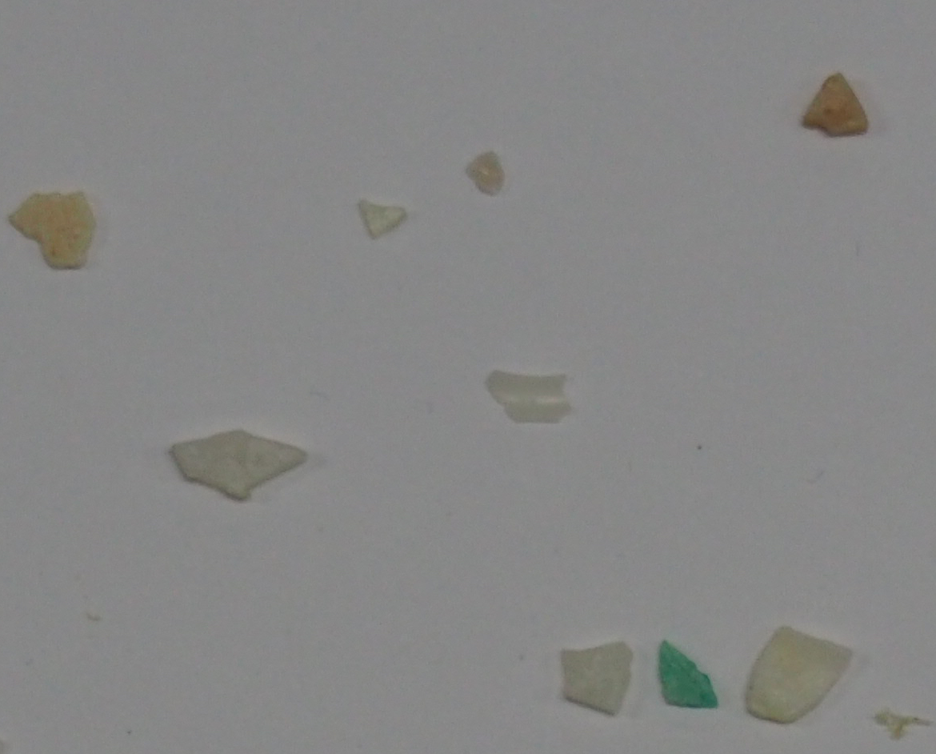
#> input picture P3/FRA.png, 936 x 754 px, shrunk from 1170 x 942 before the run
$ jupyter execute P3_2.ipynb
#> lines starting #> are read from the running program, lines starting #| are printed output that depends on the picture; after the words box and inside, x2 and y2 are one past the last pixel; in counts of white or black regions, pixels touching at a corner belong together
[cell 1]
import cv2
import numpy as np
import pandas as pd
import matplotlib.pyplot as plt
import seaborn as sns

from sklearn.model_selection import train_test_split
from sklearn.tree import DecisionTreeClassifier
from sklearn.metrics import confusion_matrix, classification_report

# Initialize lists to hold data and labels
data = []
labels = []

# List of image files and corresponding labels
image_files = ['FRA.png', 'PEL.png', 'TAR.png']
image_labels = ['Fragment', 'Pellet', 'Tar']

# Loop over the images
for idx, file in enumerate(image_files):
    # Load the image
    image = cv2.imread(file)
#> image is the input picture: shape (754, 936, 3); mean B, G, R 133.5, 134.2, 134.1
    if image is None:
        print(f"Error loading image {file}")
        continue

    # Convert to grayscale
    gray = cv2.cvtColor(image, cv2.COLOR_BGR2GRAY)

    # Apply Gaussian Blur to reduce noise
    blur = cv2.GaussianBlur(gray, (5, 5), 0)

    # Apply adaptive thresholding
    thresh = cv2.adaptiveThreshold(
        blur, 255, cv2.ADAPTIVE_THRESH_GAUSSIAN_C,
        cv2.THRESH_BINARY_INV, 11, 2
    )
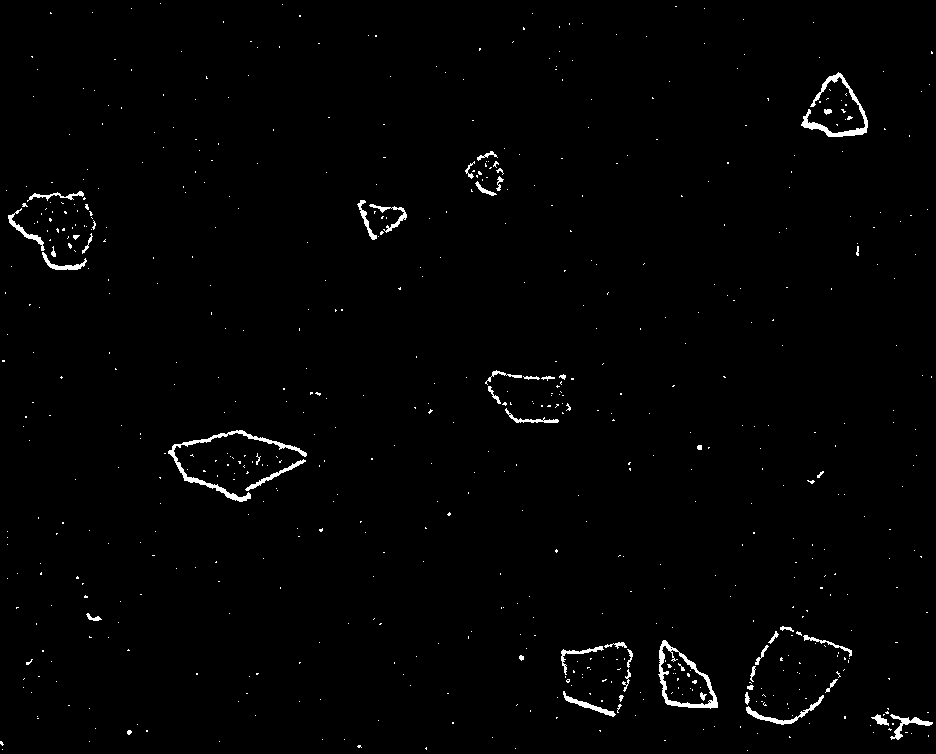
#> thresh: shape (754, 936); 1.2% white; 654 white regions (605 under 20 px), largest, box (x1, y1, x2, y2) and area: (168, 430, 307, 502) 958, (658, 640, 718, 709) 825, (801, 72, 868, 137) 810

    # Remove small noise with morphological operations
    kernel = np.ones((3, 3), np.uint8)
    opening = cv2.morphologyEx(
        thresh, cv2.MORPH_OPEN, kernel, iterations=2
    )
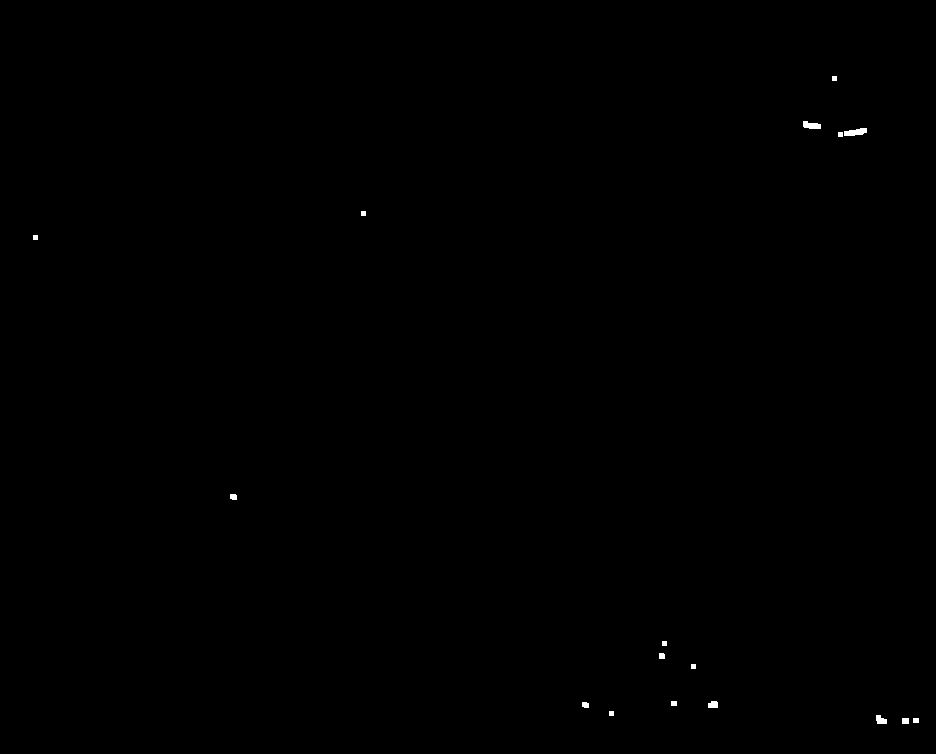
#> opening: shape (754, 936); 0.11% white; 17 white regions

    # Find contours
    contours, hierarchy = cv2.findContours(
        opening, cv2.RETR_EXTERNAL, cv2.CHAIN_APPROX_SIMPLE
    )
#> contours = 17 contours, 7 with area under 20; largest, box (x1, y1, x2, y2) and area: (844, 128, 867, 136) 105, (803, 121, 821, 129) 85, (876, 715, 887, 724) 58, (708, 701, 718, 708) 48, (902, 718, 909, 724) 30

    # Loop over the contours
    for cnt in contours:
        # Filter by area (ignore very small particles)
        area = cv2.contourArea(cnt)
        if area > 20:  # Adjust threshold as needed
            # Compute perimeter
            perimeter = cv2.arcLength(cnt, True)

            # Compactness
            compactness = (perimeter ** 2) / area if area != 0 else 0

            # Bounding rectangle
            x, y, w, h = cv2.boundingRect(cnt)
            aspect_ratio = float(w) / h if h != 0 else 0
            area_rect_ratio = area / (w * h) if (w * h) != 0 else 0

            # Fit ellipse if possible
            if len(cnt) >= 5:
                ellipse = cv2.fitEllipse(cnt)
                (center, axes, orientation) = ellipse
                major_axis = max(axes)
                minor_axis = min(axes)
                ellipse_axis_ratio = minor_axis / major_axis if major_axis != 0 else 0
            else:
                ellipse_axis_ratio = 0

            # Centroid and distances
            M = cv2.moments(cnt)
            if M['m00'] != 0:
                cx = int(M['m10'] / M['m00'])
                cy = int(M['m01'] / M['m00'])
                # Calculate distances from centroid to contour points
                distances = [cv2.pointPolygonTest(cnt, (cx, cy), True) for point in cnt]
                max_dist = np.max(distances)
                min_dist = np.min(distances)
                dist_ratio = min_dist / max_dist if max_dist != 0 else 0
            else:
                dist_ratio = 0

            # Collect features
            features = [
                area, perimeter, compactness,
                area_rect_ratio, aspect_ratio,
                ellipse_axis_ratio, dist_ratio
            ]
            data.append(features)
            labels.append(image_labels[idx])
#> this loop made 17 passes
#> (cnt, area) on passes 1, 7: ([[913, 718], [913, 722], [918, 722], [918, 718]], 20), ([[671, 701], [671, 705], [676, 705], [676, 701]], 20)
#> after the loop, data = 8 items; labels = ['Fragment', 'Fragment', 'Fragment', 'Fragment', 'Fragment', 'Fragment', 'Fragment', 'Fragment']
#> pass 2 of the loop `for idx, file in enumerate(image_files):`:
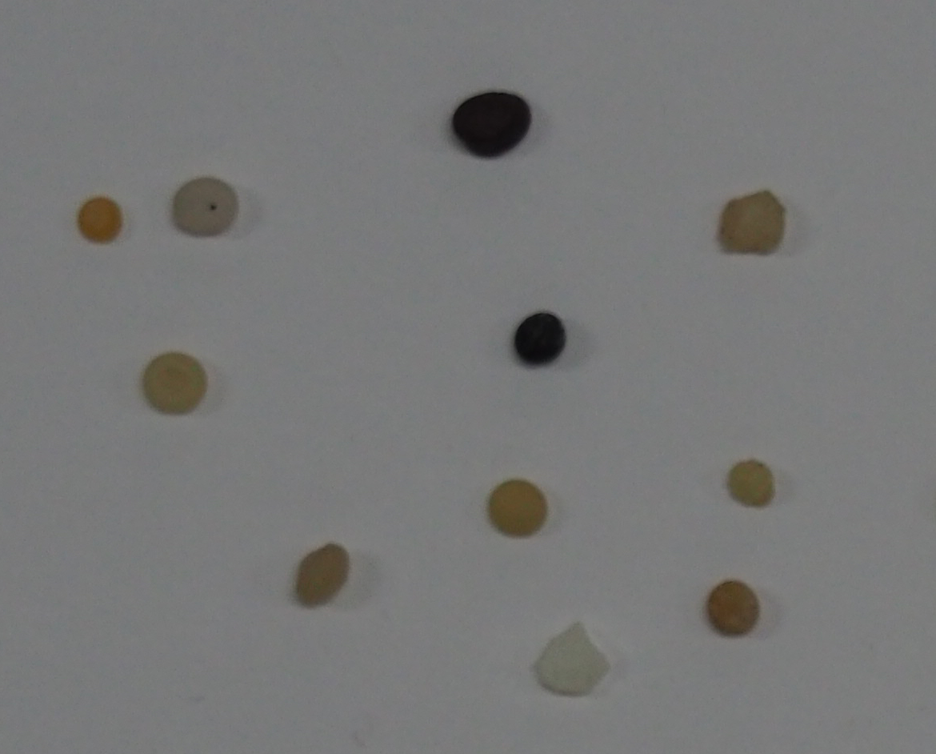
#> input picture P3/PEL.png, 936 x 754 px, shrunk from 1170 x 942 before the run
#> image is the input picture: shape (754, 936, 3); mean B, G, R 119.2, 119.7, 119.4
#> `thresh = cv2.adaptiveThreshold( blur, 255, cv2.ADAPTIVE_THRESH_GAUSSIA..`:
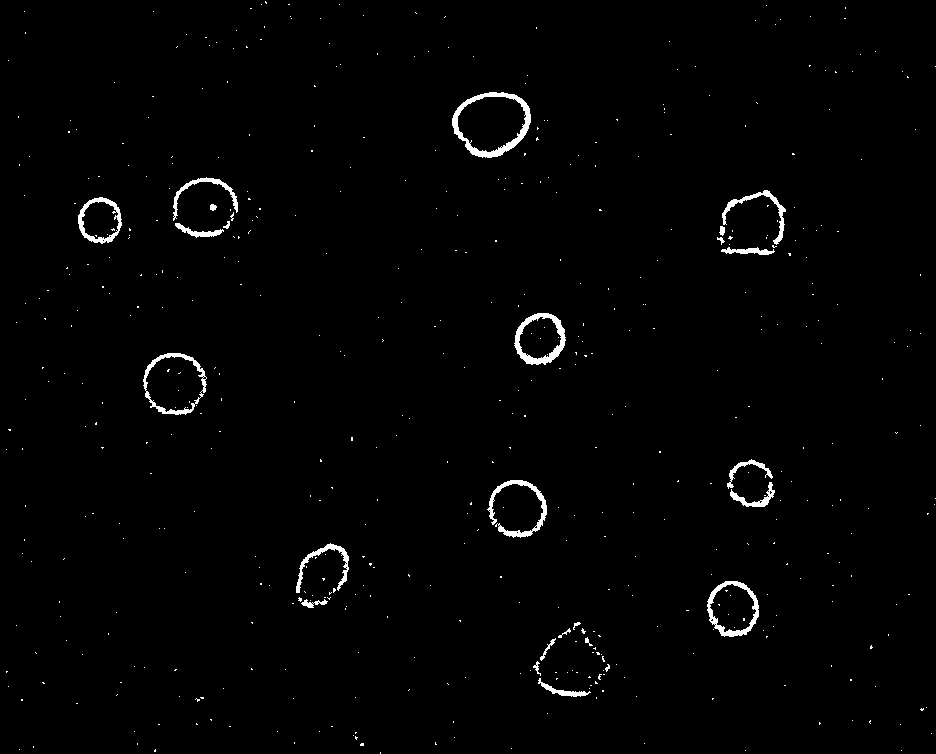
#> thresh: shape (754, 936); 1.3% white; 527 white regions (502 under 20 px), largest, box (x1, y1, x2, y2) and area: (452, 92, 531, 158) 1152, (514, 313, 566, 365) 842, (487, 480, 547, 538) 760
#> `opening = cv2.morphologyEx( thresh, cv2.MORPH_OPEN, kernel, iterations..`:
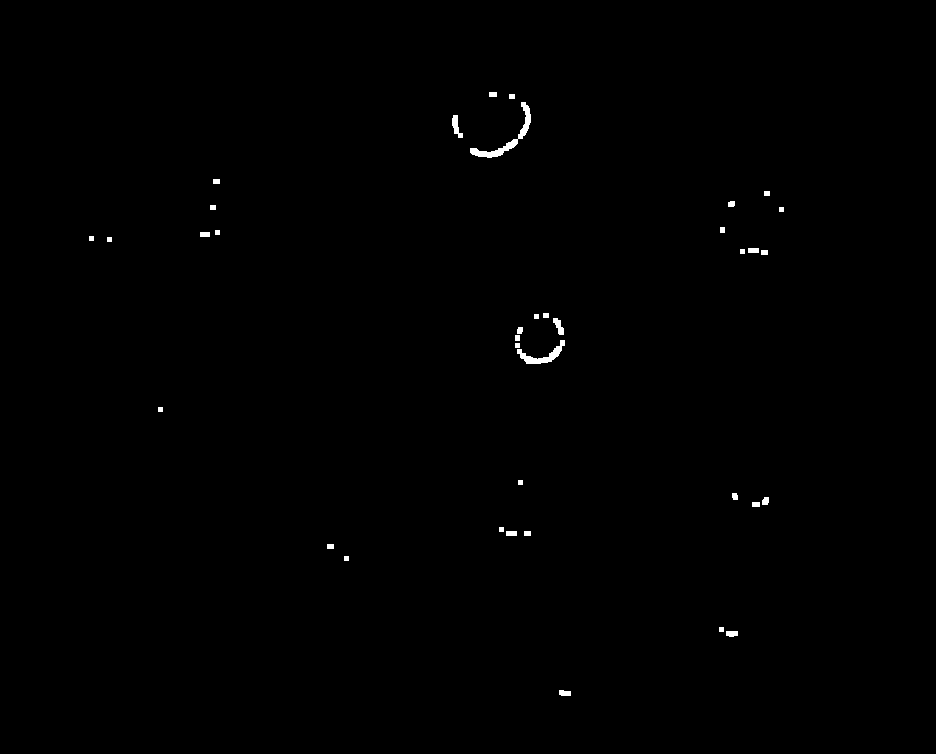
#> opening: shape (754, 936); 0.32% white; 37 white regions
#> contours = 37 contours, 12 with area under 20; largest, box (x1, y1, x2, y2) and area: (470, 102, 531, 158) 451, (517, 340, 565, 364) 290, (452, 115, 463, 138) 98, (553, 318, 564, 335) 80, (726, 631, 738, 637) 49
#> the loop `for cnt in contours:` made 37 passes
#> (cnt, area) on passes 16, 20, 28, 30, 32, 36: ([[515, 335], [515, 340], [519, 340], [519, 335]], 20), ([[543, 313], [543, 317], [548, 317], [548, 313]], 20), ([[720, 227], [720, 232], [724, 232], [724, 227]], 20), ([[210, 205], [210, 209], [215, 209], [215, 205]], 20), ([[764, 191], [764, 195], [769, 195], [769, 191]], 20), ([[509, 94], [509, 98], [514, 98], [514, 94]], 20)
#> after the loop `for cnt in contours:`: data = 27 items; labels = 27 items, first 6: 'Fragment', 'Fragment', 'Fragment', 'Fragment', 'Fragment', 'Fragment'
#> pass 3 of the loop `for idx, file in enumerate(image_files):`:
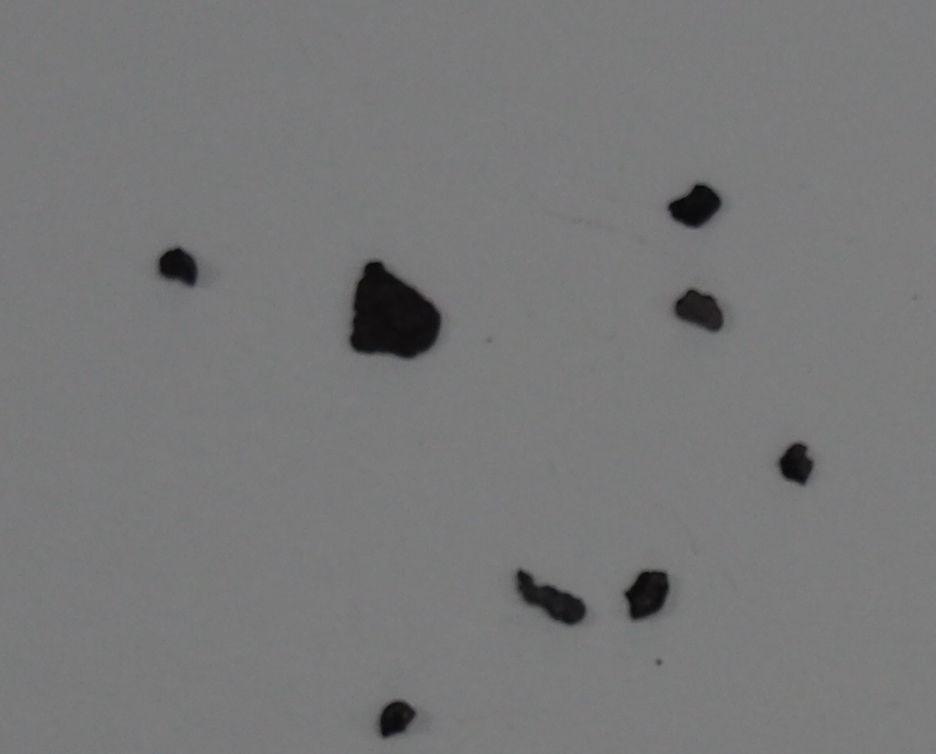
#> input picture P3/TAR.png, 936 x 754 px, shrunk from 1170 x 942 before the run
#> image is the input picture: shape (754, 936, 3); mean B, G, R 120.5, 119.9, 119.7
#> `thresh = cv2.adaptiveThreshold( blur, 255, cv2.ADAPTIVE_THRESH_GAUSSIA..`:
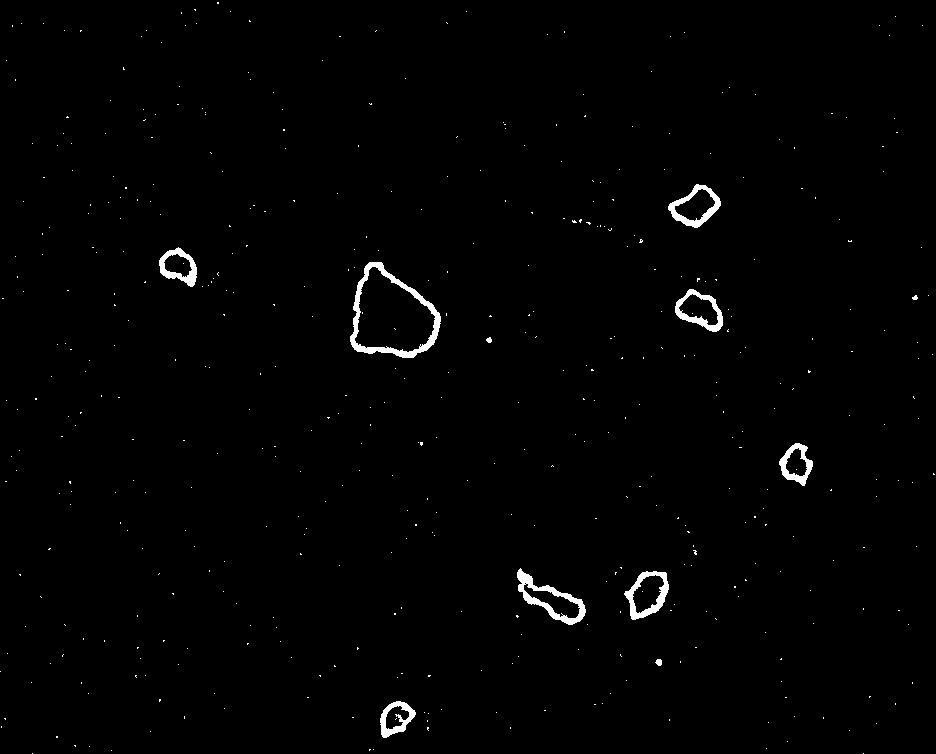
#> thresh: shape (754, 936); 1% white; 472 white regions (461 under 20 px), largest, box (x1, y1, x2, y2) and area: (350, 262, 441, 358) 1584, (517, 568, 586, 625) 1002, (624, 571, 669, 620) 766
#> `opening = cv2.morphologyEx( thresh, cv2.MORPH_OPEN, kernel, iterations..`:
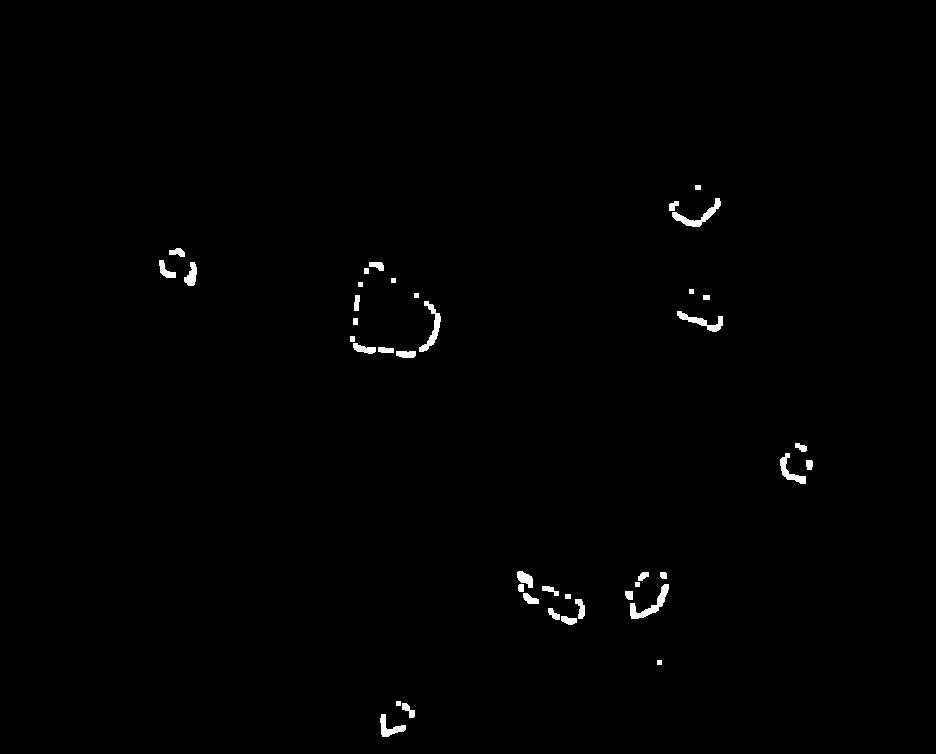
#> opening: shape (754, 936); 0.64% white; 41 white regions
#> contours = 41 contours, 7 with area under 20; largest, box (x1, y1, x2, y2) and area: (630, 584, 669, 619) 339, (672, 198, 721, 227) 318, (419, 301, 441, 352) 279, (677, 311, 723, 332) 258, (780, 453, 806, 484) 224
#> the loop `for cnt in contours:` made 41 passes
#> cnt on passes 8, 14, 24, 25, 28, 30, 31, 32: [[565, 594], [565, 598], [570, 598], [570, 594]], [[635, 582], [635, 586], [639, 586], [639, 582]], [[350, 336], [350, 341], [354, 341], [354, 336]], [[353, 318], [353, 324], [357, 324], [357, 318]], [[703, 295], [703, 299], [709, 299], [709, 295]], [[414, 293], [414, 297], [418, 297], [418, 293]], [[689, 289], [689, 293], [693, 293], [693, 289]], [[358, 282], [358, 286], [362, 286], [362, 282]]

# Create a DataFrame
df = pd.DataFrame(data, columns=[
    'Area', 'Perimeter', 'Compactness',
    'Area_Rect_Ratio', 'Aspect_Ratio',
    'Ellipse_Axis_Ratio', 'Dist_Ratio'
])
df['Label'] = labels

# Prepare data for training
X = df.drop('Label', axis=1)
y = df['Label']

# Split into training and test sets
X_train, X_test, y_train, y_test = train_test_split(
    X, y, test_size=0.2, stratify=y, random_state=42
)

# Train a Decision Tree classifier
clf = DecisionTreeClassifier(random_state=42)
clf.fit(X_train, y_train)

# Predict on test set
y_pred = clf.predict(X_test)

# Evaluate the classifier
print("Classification Report:")
print(classification_report(y_test, y_pred))
#|               precision    recall  f1-score   support
#|     Fragment       0.00      0.00      0.00         2
#|       Pellet       0.60      0.75      0.67         4
#|          Tar       0.71      0.83      0.77         6
#|     accuracy                           0.67        12
#|    macro avg       0.44      0.53      0.48        12
#| weighted avg       0.56      0.67      0.61        12

# Compute confusion matrix
cm = confusion_matrix(y_test, y_pred, labels=clf.classes_)

# Plot confusion matrix
plt.figure(figsize=(8, 6))
sns.heatmap(
    cm, annot=True, fmt='d',
    xticklabels=clf.classes_, yticklabels=clf.classes_,
    cmap='Blues'
)
plt.ylabel('Actual')
plt.xlabel('Predicted')
plt.title('Confusion Matrix')
plt.show()
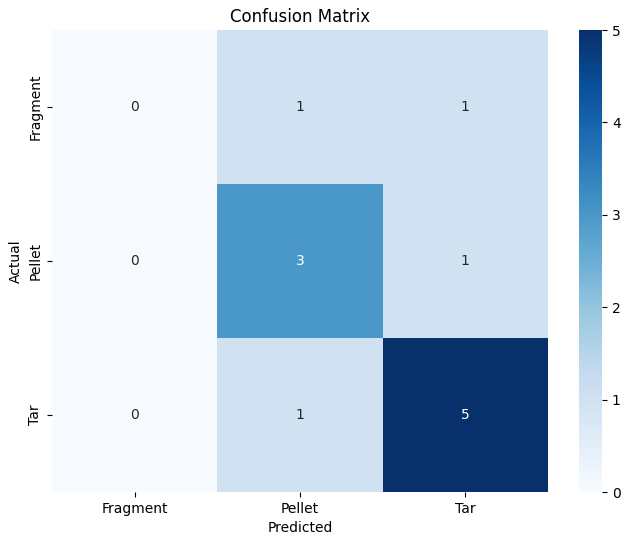
#> figure drawn by matplotlib, 2 panels
